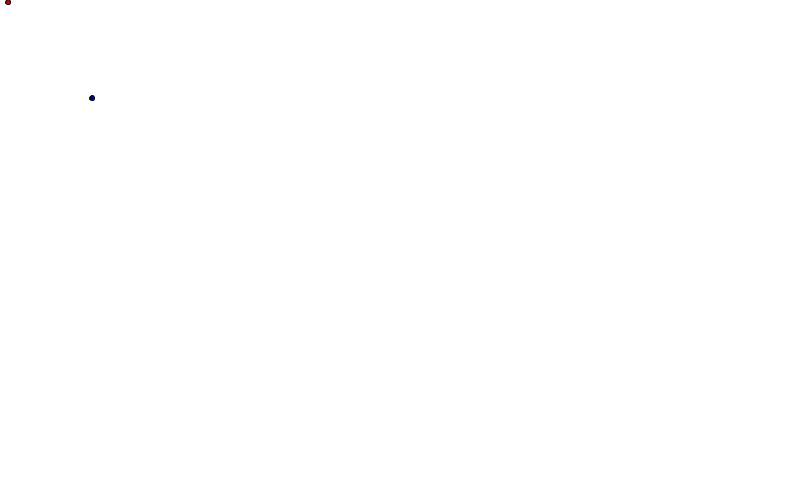
Frame 1 (no input)
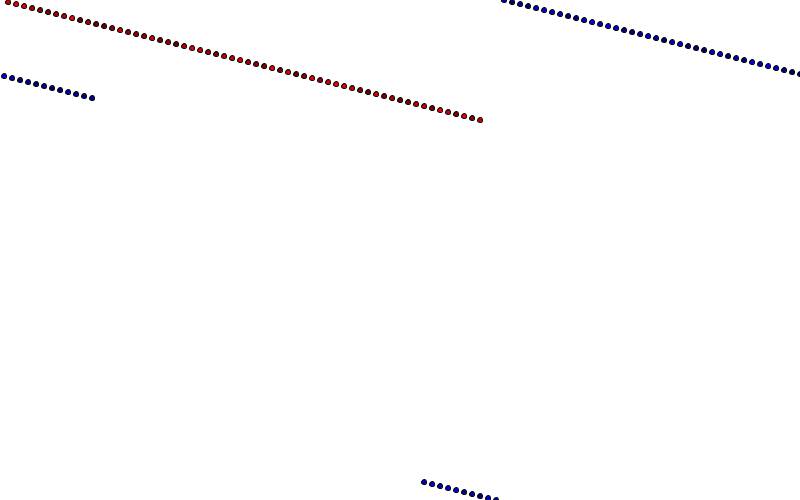
Frame 60 (the mouse pressed at the canvas centre just before this capture)
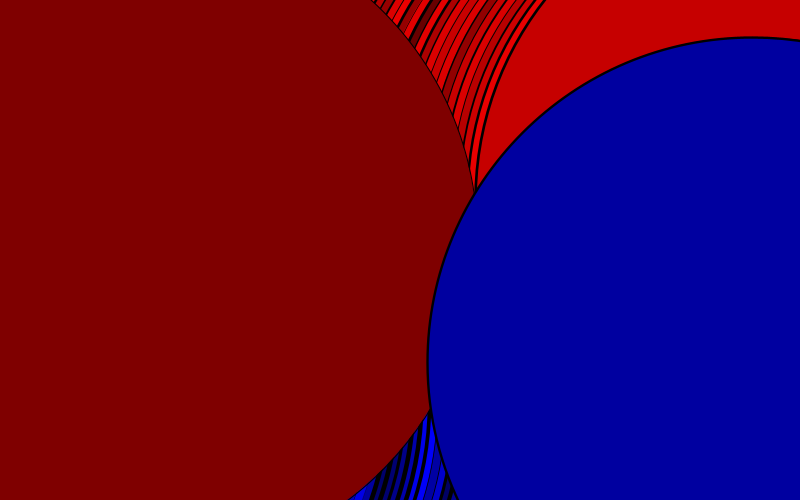
Frame 120 (the mouse held since frame 60 and released just before this capture)

The Processing sketch that drew these frames (run headless with seeded random() and noise(); from frame 60 on, the mouse is pressed at the canvas centre):

// Processing sketch: processing_58893
// ── processing_58893.pde

float xpos = 0;
float ypos = 0;
float xpos2 = width;
float ypos2 = width;

void setup() {
  size(800, 500);
  smooth();
  background(255);
}
void draw() {

  xpos = xpos +8;
  ypos = ypos +2;

  fill(random(100, 255), 0, 0);

  if (xpos > width) {
    xpos = 0;
  }
  if (ypos > height) {
    ypos = 0;
  }

  if (mousePressed) {
    strokeWeight(random(.5, 3));
    ellipse(xpos, ypos, mouseX+mouseY, mouseX+mouseY);
  }
  else {

    ellipse(xpos, ypos, 5, 5);
  }

  fill(0, 0, random(100, 255));

  xpos2 = xpos2 -8;
  ypos2 = ypos2 -2;

  if (xpos2 < 0) {
    xpos2 = width;
  }
  if (ypos2 < 0) {
    ypos2 = height;
  }
  if (mousePressed) {
    strokeWeight(random(0, 5));
    ellipse(xpos2, ypos2, mouseX+mouseY, mouseX+mouseY);
  }
  else {
    ellipse(xpos2, ypos2, 5, 5);
  }
  if (keyPressed) {
    background(255);
  }
}
